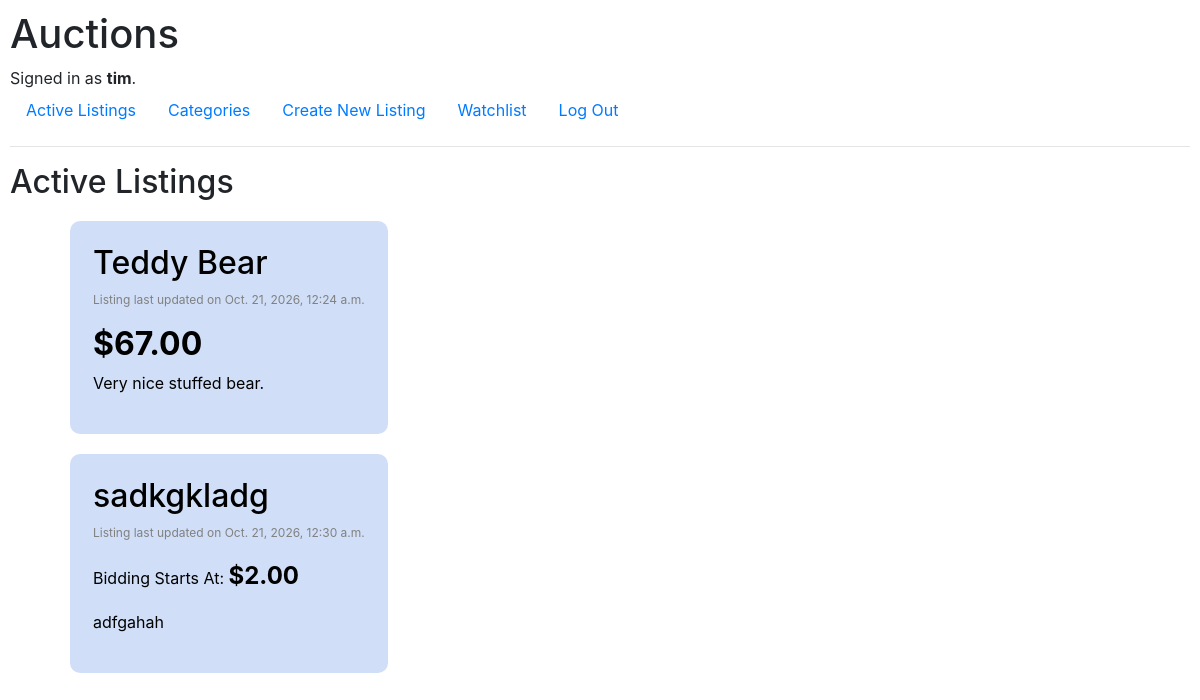
Screenshot of / (signed in) with the database file from the repository.
### auctions/models.py (models this page shows, shortened)
class User(AbstractUser):
    pass

class Item(models.Model):
    item_owner = models.ForeignKey(User, to_field='id', on_delete=models.CASCADE, related_name="owned_item")
    item_name = models.CharField(max_length=64)
    item_image_link = models.CharField(max_length=500)
    item_starting_bid = models.DecimalField(decimal_places=2, max_digits=19)
    item_posted_time = models.DateTimeField(auto_now_add=True)
    item_last_updated = models.DateTimeField(auto_now=True)
    item_sold = models.BooleanField(default=False)
    @property
    def item_current_bid(self):
        highest_bid = ItemBid.objects.filter(
            item=self.id
        ).order_by('-bid').first()
        if highest_bid:
            return highest_bid.bid
        return None
    class item_type(models.TextChoices):
        AllCategories = 'AC', _('All Categories')
        Antiques = 'AN', _('Antiques')
        Art = 'AR', _('Art')
        Baby = 'BA', _('Baby')
        Books = 'BO', _('Books')
        BusinessIndustrial = 'BI', _('Business & Industrial')
        CamerasPhoto = 'CP', _('Cameras & Photo')
        CellPhonesAccessories = 'CA', _('Cell Phones & Accessories')
        ClothingShoesAccessories = 'CS', _('Clothing, Shoes & Accessories')
        CoinsPaperMoney = 'CO', _('Coins & Paper Money')
        Collectibles = 'CL', _('Collectibles')
        ComputersTabletsNetworking = 'CT', _('Computers/Tablets & Networking')
        ConsumerElectronics = 'CE', _('Consumer Electronics')
        Crafts = 'CR', _('Crafts')
        DollsBears = 'DB', _('Dolls & Bears')
        DVDsMovies = 'DM', _('DVDs & Movies')
        EntertainmentMemorabilia = 'EM', _('Entertainment Memorabilia')
        EverythingElse = 'EE', _('Everything Else')
        GiftCards = 'GC', _('Gift Cards')
        HealthBeauty = 'HB', _('Health & Beauty')
        HomeGarden = 'HG', _('Home & Garden')
        JewelryWatches = 'JW', _('Jewelry & Watches')
        Music = 'MU', _('Music')
        MusicalInstrumentsGear = 'MI', _('Musical Instruments & Gear')
        PetSupplies = 'PS', _('Pet Supplies')
        PotteryGlass = 'PG', _('Pottery & Glass')
        RealEstate = 'RE', _('Real Estate')
        SpecialtyServices = 'SS', _('Specialty Services')
        SportingGoods = 'SG', _('Sporting Goods')
        SportsMemorabilia = 'SM', _('Sports Mem, Cards & Fan Shop')
        Stamps = 'ST', _('Stamps')
        Tickets = 'TI', _('Tickets & Experiences')
        ToysHobbies = 'TH', _('Toys & Hobbies')
        Travel = 'TR', _('Travel')
        VideoGamesConsoles = 'VG', _('Video Games & Consoles')
    item_type = models.CharField(
        max_length=2,
        choices=item_type,
        default=item_type.AllCategories
        )

class ItemBid(models.Model):
    user = models.ForeignKey(User, on_delete=models.CASCADE, related_name="user_bidding")
    item = models.PositiveIntegerField(Item)
    bid = models.DecimalField(decimal_places=2, max_digits=19)

class ItemDescription(models.Model):
    item = models.OneToOneField(Item, on_delete=models.CASCADE, primary_key=True)
    item_description = models.CharField(max_length=1000)

### auctions/views.py (the view)
# urls.py: path("", views.index, name="index"),
def index(request):
    items = Item.objects.select_related('item_owner')
    return render(request, "auctions/index.html", {
        "items": items
    })

### auctions/templates/auctions/index.html (shortened to what this page needs)
{% extends "auctions/layout.html" %}
{% block body %}
    <h2>Active Listings</h2>
    <ul>
        {% for item in items %}
            <div class="index-listing-container">
                <a href="{% url 'listings:listing' item.id %}" class="fill-div">
                    <div class="index-listing">
                        <h2 class="listing-text">{{ item.item_name }}</h2>
                        <p class="listing-created-date">Listing last updated on {{ item.item_posted_time }}</p>
                        {% if item.item_current_bid is None %}
                            <p class="listing-text">Bidding Starts At: <span style="font-size: 1.5em; margin-right: 10px;"><b> ${{ item.item_starting_bid }}</b></span></p>
                        {% else %}
                            <p class="listing-text"><h2><b class="listing-text">${{ item.item_current_bid }}</b></h2>
                        {% endif %}
                        <p class="listing-text">{{ item.itemdescription.item_description }}</p>
                    </div>
                </a>
            </div>
        {% empty %}
            <div class="alert alert-primary" role="alert">
                No listings to display.
            </div>
        {% endfor %}
    </ul>
{% endblock %}

### auctions/templates/auctions/layout.html (shortened to what this page needs)
{% load static %}
<!DOCTYPE html>
<html lang="en">
    <head>
        <link rel="stylesheet" href="https://stackpath.bootstrapcdn.com/bootstrap/4.4.1/css/bootstrap.min.css">
        <link href="{% static 'auctions/styles.css' %}" rel="stylesheet">
    </head>
    <body>
        <h1>Auctions</h1>
        <div>
            {% if user.is_authenticated %}
                Signed in as <strong>{{ user.username }}</strong>.
            {% else %}
                Not signed in.
            {% endif %}
        </div>
        <ul class="nav">
            <li class="nav-item">
                <a class="nav-link" href="{% url 'index' %}">Active Listings</a>
            </li>
            <li class="nav-item">
                <a class="nav-link" href="{% url 'categories:categories' %}">Categories</a>
            </li>
            {% if user.is_authenticated %}
                <li class="nav-item">
                    <a class="nav-link" href="{% url 'new_listing' %}">Create New Listing</a>
                </li>
                <li class="nav-item">
                    <a class="nav-link" href="{% url 'watchlist:watchlist' %}">Watchlist</a>
                </li>
                <li class="nav-item">
                    <a class="nav-link" href="{% url 'logout' %}">Log Out</a>
                </li>
            {% endif %}
        </ul>
        <hr>
        {% block body %}
        {% endblock %}
    </body>
</html>

### auctions/static/auctions/styles.css (style rules this page uses)
body { padding: 10px; }
.index-listing { padding: 20px; border-radius: 10px; }
div.index-listing-container { width: fit-content; height: fit-content; background-color: rgb(208, 223, 247); border-radius: 10px; border: 3px solid transparent; margin: 20px; }
.listing-created-date { color: grey; font-size: 12px; }
.listing-text { color: black; }
a.fill-div { display: block; height: 100%; width: 100%; text-decoration: none; }

### rows the page displays
User: username "tim"
Item: item_name "Teddy Bear", item_posted_time "Oct. 21, 2026, 12:24 a.m.", item_current_bid "67.00", itemdescription.item_description "Very nice stuffed bear."
Item: item_name "sadkgkladg", item_posted_time "Oct. 21, 2026, 12:30 a.m.", item_starting_bid "2.00", itemdescription.item_description "adfgahah"
